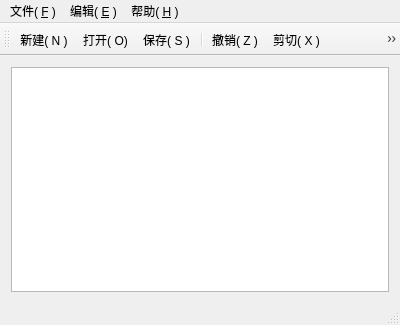
<?xml version="1.0" encoding="UTF-8"?>
<ui version="4.0">
 <class>MainWindow</class>
 <widget class="QMainWindow" name="MainWindow">
  <property name="geometry">
   <rect>
    <x>0</x>
    <y>0</y>
    <width>400</width>
    <height>325</height>
   </rect>
  </property>
  <property name="windowTitle">
   <string>MainWindow</string>
  </property>
  <widget class="QWidget" name="centralWidget">
   <layout class="QGridLayout" name="gridLayout">
    <item row="0" column="0">
     <widget class="QTextEdit" name="textEdit"/>
    </item>
   </layout>
  </widget>
  <widget class="QMenuBar" name="menuBar">
   <property name="geometry">
    <rect>
     <x>0</x>
     <y>0</y>
     <width>400</width>
     <height>21</height>
    </rect>
   </property>
   <widget class="QMenu" name="menu_F">
    <property name="title">
     <string>文件( &amp;F )</string>
    </property>
    <addaction name="action_New"/>
    <addaction name="action_Open"/>
    <addaction name="action_Close"/>
    <addaction name="action_Save"/>
    <addaction name="action_SaveAs"/>
    <addaction name="action_Exit"/>
   </widget>
   <widget class="QMenu" name="menu_E">
    <property name="title">
     <string>编辑( &amp;E )</string>
    </property>
    <addaction name="action_Undo"/>
    <addaction name="action_Cut"/>
    <addaction name="action_Copy"/>
    <addaction name="action_paste"/>
    <addaction name="action_Find"/>
   </widget>
   <widget class="QMenu" name="menu_H">
    <property name="title">
     <string>帮助( &amp;H )</string>
    </property>
    <addaction name="action_Help"/>
   </widget>
   <addaction name="menu_F"/>
   <addaction name="menu_E"/>
   <addaction name="menu_H"/>
  </widget>
  <widget class="QToolBar" name="mainToolBar">
   <attribute name="toolBarArea">
    <enum>TopToolBarArea</enum>
   </attribute>
   <attribute name="toolBarBreak">
    <bool>false</bool>
   </attribute>
   <addaction name="action_New"/>
   <addaction name="action_Open"/>
   <addaction name="action_Save"/>
   <addaction name="separator"/>
   <addaction name="action_Undo"/>
   <addaction name="action_Cut"/>
   <addaction name="action_Copy"/>
   <addaction name="action_paste"/>
   <addaction name="separator"/>
   <addaction name="action_Find"/>
  </widget>
  <widget class="QStatusBar" name="statusBar"/>
  <action name="action_New">
   <property name="icon">
    <iconset resource="myresources.qrc">
     <normaloff>:/myImages/image/filenew.png</normaloff>:/myImages/image/filenew.png</iconset>
   </property>
   <property name="text">
    <string>新建( &amp;N )</string>
   </property>
   <property name="statusTip">
    <string>新建文件</string>
   </property>
   <property name="shortcut">
    <string>Ctrl+N</string>
   </property>
  </action>
  <action name="action_Open">
   <property name="icon">
    <iconset resource="myresources.qrc">
     <normaloff>:/myImages/image/fileopen.png</normaloff>:/myImages/image/fileopen.png</iconset>
   </property>
   <property name="text">
    <string>打开( &amp;O)</string>
   </property>
   <property name="statusTip">
    <string>打开文件</string>
   </property>
   <property name="shortcut">
    <string>Ctrl+O</string>
   </property>
  </action>
  <action name="action_Close">
   <property name="icon">
    <iconset resource="myresources.qrc">
     <normaloff>:/myImages/image/stock_close.png</normaloff>:/myImages/image/stock_close.png</iconset>
   </property>
   <property name="text">
    <string>关闭( &amp;C )</string>
   </property>
   <property name="statusTip">
    <string>关闭文件</string>
   </property>
   <property name="shortcut">
    <string>Ctrl+C</string>
   </property>
  </action>
  <action name="action_Save">
   <property name="icon">
    <iconset resource="myresources.qrc">
     <normaloff>:/myImages/image/filesave.png</normaloff>:/myImages/image/filesave.png</iconset>
   </property>
   <property name="text">
    <string>保存( &amp;S )</string>
   </property>
   <property name="statusTip">
    <string>保存文件</string>
   </property>
   <property name="shortcut">
    <string>Ctrl+S</string>
   </property>
  </action>
  <action name="action_SaveAs">
   <property name="icon">
    <iconset resource="myresources.qrc">
     <normaloff>:/myImages/image/filesaveas.png</normaloff>:/myImages/image/filesaveas.png</iconset>
   </property>
   <property name="text">
    <string>另存为( &amp;A )</string>
   </property>
   <property name="statusTip">
    <string>另存为</string>
   </property>
  </action>
  <action name="action_Exit">
   <property name="icon">
    <iconset resource="myresources.qrc">
     <normaloff>:/myImages/image/exit.png</normaloff>:/myImages/image/exit.png</iconset>
   </property>
   <property name="text">
    <string>退出( &amp;Q )</string>
   </property>
   <property name="toolTip">
    <string>退出( Q )</string>
   </property>
   <property name="statusTip">
    <string>退出软件</string>
   </property>
   <property name="shortcut">
    <string>Ctrl+Q</string>
   </property>
  </action>
  <action name="action_Undo">
   <property name="icon">
    <iconset resource="myresources.qrc">
     <normaloff>:/myImages/image/edit-undo.png</normaloff>:/myImages/image/edit-undo.png</iconset>
   </property>
   <property name="text">
    <string>撤销( &amp;Z )</string>
   </property>
   <property name="statusTip">
    <string>撤销操作</string>
   </property>
   <property name="shortcut">
    <string>Ctrl+Z</string>
   </property>
  </action>
  <action name="action_Cut">
   <property name="icon">
    <iconset resource="myresources.qrc">
     <normaloff>:/myImages/image/edit-cut.png</normaloff>:/myImages/image/edit-cut.png</iconset>
   </property>
   <property name="text">
    <string>剪切( &amp;X )</string>
   </property>
   <property name="statusTip">
    <string>文本剪切</string>
   </property>
   <property name="shortcut">
    <string>Ctrl+X</string>
   </property>
  </action>
  <action name="action_Copy">
   <property name="icon">
    <iconset resource="myresources.qrc">
     <normaloff>:/myImages/image/edit-copy.png</normaloff>:/myImages/image/edit-copy.png</iconset>
   </property>
   <property name="text">
    <string>复制( &amp;C )</string>
   </property>
   <property name="statusTip">
    <string>文本复制</string>
   </property>
   <property name="shortcut">
    <string>Ctrl+C</string>
   </property>
  </action>
  <action name="action_paste">
   <property name="icon">
    <iconset resource="myresources.qrc">
     <normaloff>:/myImages/image/edit-paste.png</normaloff>:/myImages/image/edit-paste.png</iconset>
   </property>
   <property name="text">
    <string>粘贴( &amp;V )</string>
   </property>
   <property name="statusTip">
    <string>文本粘贴</string>
   </property>
   <property name="shortcut">
    <string>Ctrl+V</string>
   </property>
  </action>
  <action name="action_Find">
   <property name="icon">
    <iconset resource="myresources.qrc">
     <normaloff>:/myImages/image/edit-find.png</normaloff>:/myImages/image/edit-find.png</iconset>
   </property>
   <property name="text">
    <string>查找(&amp;F)</string>
   </property>
   <property name="statusTip">
    <string>文本查找</string>
   </property>
   <property name="shortcut">
    <string>Ctrl+F</string>
   </property>
  </action>
  <action name="action_Help">
   <property name="icon">
    <iconset resource="myresources.qrc">
     <normaloff>:/myImages/image/help.png</normaloff>:/myImages/image/help.png</iconset>
   </property>
   <property name="text">
    <string>版本说明</string>
   </property>
   <property name="statusTip">
    <string>版本说明</string>
   </property>
   <property name="shortcut">
    <string>Ctrl+H</string>
   </property>
  </action>
 </widget>
 <layoutdefault spacing="6" margin="11"/>
 <resources>
  <include location="myresources.qrc"/>
 </resources>
 <connections/>
</ui>
